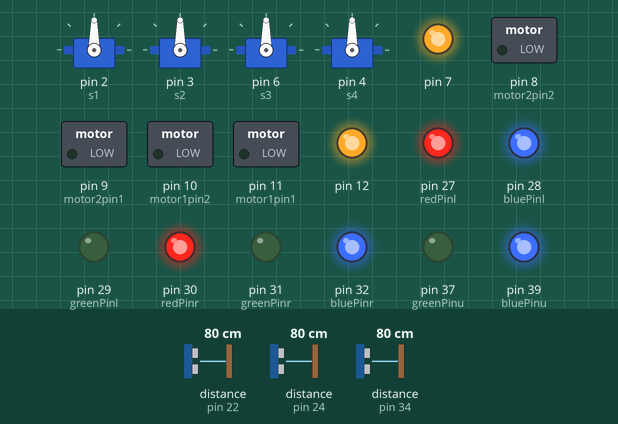
Simulated run of this sketch. Board: Arduino Mega 2560, built with avr-gcc and run on an emulated ATmega2560. On the bench: 4 × servo, switched loads named in the sketch (green lamp = pin HIGH), output pins drawn as LEDs (lit = HIGH). Wiring (inferred from the names in the program): 3 × ultrasonic range finder: trigger pin 23, echo pin 22 / trigger pin 25, echo pin 24 / trigger pin 35, echo pin 34. The inputs (shaded band) are chosen by the test bench; at power-on: distance to the obstacle (sensors on pin 22, pin 24, pin 34) 80 cm. The echo pulse lasts 58.3 µs per cm; pins used as bus, display or sensor lines are not drawn.

Above: at 1.2 s.
1.3 s: distance to the obstacle (sensor on pin 22) set to 23 cm
2.8 s: distance to the obstacle (sensor on pin 22) set to 19 cm
At 3.3 s:
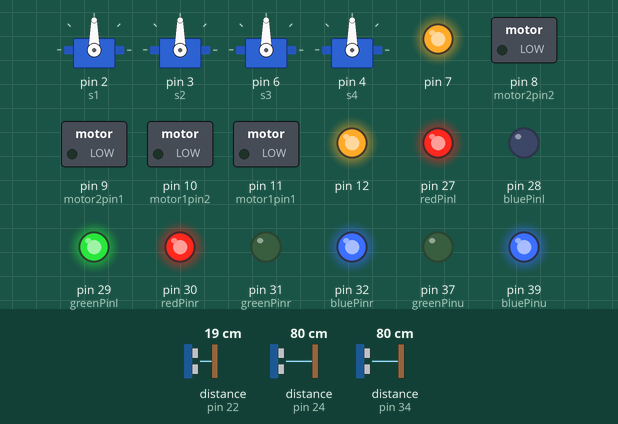
4.3 s: distance to the obstacle (sensor on pin 24) set to 22 cm
5.8 s: distance to the obstacle (sensor on pin 24) set to 19 cm
At 6.6 s:
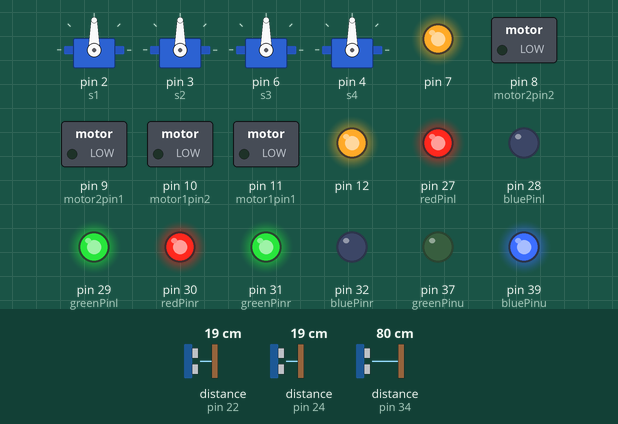
7.3 s: distance to the obstacle (sensor on pin 34) set to 23 cm
8.8 s: distance to the obstacle (sensor on pin 34) set to 18 cm
At 10.2 s:
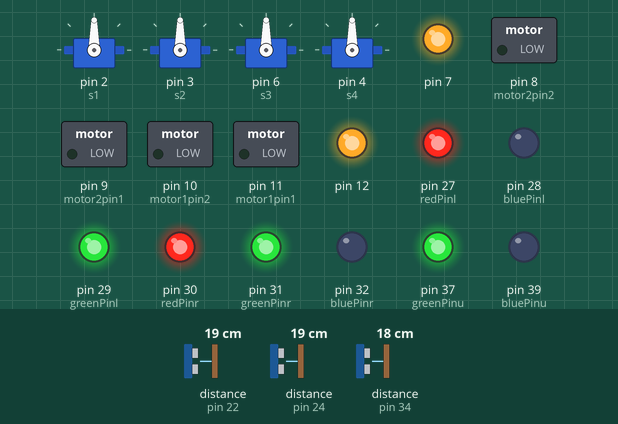
Timing chart, 0 to 11.3 s (numbered marks = the images above; inputs shaded):
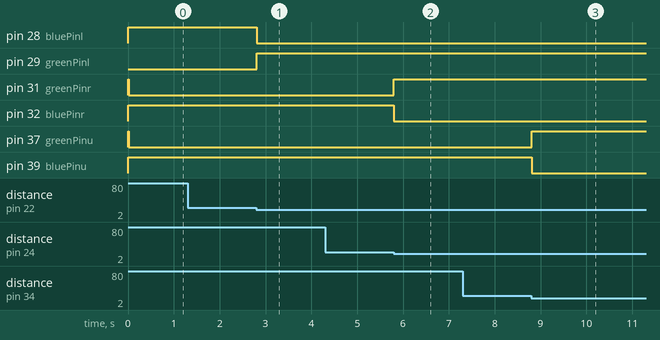

The sketch:

FinalMain_LED.ino
```cpp
#include <Servo.h>
Servo s1;
Servo s2;                          // create servo object to control a servo
Servo s3;                          // create servo object to control a servo
Servo s4;                          // create servo object to control a servo
int posn = 0;
int motor1pin1 = 11;
int motor1pin2 = 10;

int motor2pin1 = 9;
int motor2pin2 = 8;

#define SOUND_SPEED 0.034

#define FORWARD 'F'
#define BACKWARD 'B'
#define LEFT 'L'
#define RIGHT 'R'
#define CIRCLE 'C'
#define CROSS 'X'
#define TRIANGLE 'T'
#define SQUARE 'S'
#define START 'A'
#define PAUSE 'P'
#define RELEASE 'Rel'

#define TRIG_PINl 23
#define ECHO_PINl 22
int redPinl = 27;
int greenPinl = 29;
int bluePinl = 28;

#define TRIG_PINr 25
#define ECHO_PINr 24
int redPinr = 30;
int greenPinr = 31;
int bluePinr = 32;

int buzzerPin = 33;

#define TRIG_PINu 35
#define ECHO_PINu 34
int redPinu = 36;
int greenPinu = 37;
int bluePinu = 39;

void setup() {
  Serial.begin(9600);  // Set the baud rate for serial communication
  // Initialize any other necessary setup code here
  s1.attach (2);
  s2.attach (3);
  s3.attach (6);
  s4.attach (4);

  pinMode(buzzerPin, OUTPUT);

  pinMode(motor1pin1, OUTPUT);
  pinMode(motor1pin2, OUTPUT);
  pinMode(motor2pin1, OUTPUT);
  pinMode(motor2pin2, OUTPUT);

  analogWrite(12, 255);
  analogWrite(7, 255);

  pinMode(TRIG_PINl, OUTPUT);
  pinMode(ECHO_PINl, INPUT);
  pinMode(TRIG_PINr, OUTPUT);
  pinMode(ECHO_PINr, INPUT);
  pinMode(TRIG_PINu, OUTPUT);
  pinMode(ECHO_PINu, INPUT);

  pinMode(redPinl, OUTPUT);
  pinMode(greenPinl, OUTPUT);
  pinMode(bluePinl, OUTPUT);
  digitalWrite(redPinl, HIGH);
  digitalWrite(greenPinl, HIGH);
  digitalWrite(bluePinl, HIGH);

  pinMode(redPinr, OUTPUT);
  pinMode(greenPinr, OUTPUT);
  pinMode(bluePinr, OUTPUT);
  digitalWrite(redPinr, HIGH);
  digitalWrite(greenPinr, HIGH);
  digitalWrite(bluePinr, HIGH);

  pinMode(redPinu, OUTPUT);
  pinMode(greenPinu, OUTPUT);
  pinMode(bluePinu, OUTPUT);
  digitalWrite(redPinu, HIGH);
  digitalWrite(greenPinu, HIGH);
  digitalWrite(bluePinu, HIGH);
}

void loop() {
  if (Serial.available()) {
    char command = Serial.read();
    executeCommand(command);
  }
  // Continue with other tasks in your main loop

  digitalWrite(TRIG_PINl, LOW);
  delayMicroseconds(5);
  digitalWrite(TRIG_PINl, HIGH);
  delayMicroseconds(10);
  digitalWrite(TRIG_PINl, LOW);
  long durationl = pulseIn(ECHO_PINl, HIGH);
  float distancel = (durationl * SOUND_SPEED) / 2;
  if (distancel < 10){
    setColorl(255, 0, 0);
  }
  else if (distancel > 10 && distancel < 20){
    setColorl(0, 0, 255);
  }
  else {
    setColorl(0,255,0);
  }

  digitalWrite(TRIG_PINu, LOW);
  delayMicroseconds(5);
  digitalWrite(TRIG_PINu, HIGH);
  delayMicroseconds(10);
  digitalWrite(TRIG_PINu, LOW);
  long durationu = pulseIn(ECHO_PINu, HIGH);
  float distanceu = (durationu * SOUND_SPEED) / 2;
  if (distanceu < 10){
    setColoru(255, 0, 0);
  }
  else if (distanceu > 10 && distanceu < 20){
    setColoru(0, 0, 255);
  }
  else {
    setColoru(0,255,0);
  }

  digitalWrite(TRIG_PINr, LOW);
  delayMicroseconds(5);
  digitalWrite(TRIG_PINr, HIGH);
  delayMicroseconds(10);
  digitalWrite(TRIG_PINr, LOW);
  long durationr = pulseIn(ECHO_PINr, HIGH);
  float distancer = (durationr * SOUND_SPEED) / 2;
  if (distancer < 10){
    setColorr(255, 0, 0);
  }
  else if (distancer > 10 && distancer < 20){
    setColorr(0, 0, 255);
  }
  else {
    setColorr(0,255,0);
  }

  if (distancel < 10 || distancer < 10 || distanceu < 10){
    digitalWrite(buzzerPin, HIGH);
  }
  else {
    digitalWrite(buzzerPin, LOW);
  }

}

void executeCommand(char command) {
  switch (command) {
    case RELEASE:
      digitalWrite(motor1pin1, LOW);
      digitalWrite(motor1pin2, LOW);

      digitalWrite(motor2pin1, LOW);
      digitalWrite(motor2pin2, LOW);
      break;
    case FORWARD:
      // Perform action for moving forward
      digitalWrite(motor1pin1,   HIGH);
      digitalWrite(motor1pin2, LOW);

      digitalWrite(motor2pin1, HIGH);
      digitalWrite(motor2pin2, LOW);
      break;
    case BACKWARD:
      // Perform action for moving backward
      digitalWrite(motor1pin1, LOW);
      digitalWrite(motor1pin2, HIGH);

      digitalWrite(motor2pin1, LOW);
      digitalWrite(motor2pin2, HIGH);
      break;
    case LEFT:
      // Perform action for turning left

      s3.write(50);
      delay(2000);
      s4.write(0);
      //digitalWrite(motor1pin1, LOW);
      //digitalWrite(motor1pin2, HIGH);
      //digitalWrite(motor2pin1, HIGH);
      //digitalWrite(motor2pin2, LOW);
      break;
    case RIGHT:
      // Perform action for turning right

      s3.write(50);
      delay(2000);
      s4.write(180);
      //digitalWrite(motor1pin1, HIGH);
      //digitalWrite(motor1pin2, LOW);
      //digitalWrite(motor2pin1, LOW);
      //digitalWrite(motor2pin2, HIGH);
      break;
    case CIRCLE:
      // Perform action for Close
      s1.write(90);
      s2.write(0);
      break;
    case CROSS:
      // Perform action for immediate stop or crossing
      s3.write(50);
      break;
    case TRIANGLE:
      // Perform action for toggling a state (e.g., LED on/off)
      s3.write(160);
      break;
    case SQUARE:
      // Perform action for Pick Up
      s1.write(0);
      s2.write(90);
      break;
    case START:
      // Perform action for starting a process or operation
      break;
    case PAUSE:
      // Perform action for pausing a process or operation
      digitalWrite(motor1pin1, LOW);
      digitalWrite(motor1pin2, LOW);

      digitalWrite(motor2pin1, LOW);
      digitalWrite(motor2pin2, LOW);
      break;
    default:
      break;
  }
}

void setColorl(int redValuel, int greenValuel, int blueValuel) {
  // Common anode RGB LED uses inverted logic, LOW is on, HIGH is off
  analogWrite(redPinl, 255 - redValuel);
  analogWrite(greenPinl, 255 - greenValuel);
  analogWrite(bluePinl, 255 - blueValuel);
}

void setColorr(int redValuer, int greenValuer, int blueValuer) {
  // Common anode RGB LED uses inverted logic, LOW is on, HIGH is off
  analogWrite(redPinr, 255 - redValuer);
  analogWrite(greenPinr, 255 - greenValuer);
  analogWrite(bluePinr, 255 - blueValuer);
}

void setColoru(int redValueu, int greenValueu, int blueValueu) {
  // Common anode RGB LED uses inverted logic, LOW is on, HIGH is off
  analogWrite(redPinu, 255 - redValueu);
  analogWrite(greenPinu, 255 - greenValueu);
  analogWrite(bluePinu, 255 - blueValueu);
}
```

Measured:
- the behaviour switches between 21 and 20 cm on distance to the obstacle (sensor on pin 22) (found by bisection; images 0 and 1)
- the behaviour switches between 21 and 20 cm on distance to the obstacle (sensor on pin 24) (found by bisection; images 1 and 2)
- the behaviour switches between 21 and 20 cm on distance to the obstacle (sensor on pin 34) (found by bisection; images 2 and 3)
- after the input at 1.3 s, every drawn part: stays the same
- after the input at 2.8 s, pin 28 (bluePinl): HIGH → LOW at once; pin 29 (greenPinl): LOW → HIGH at once
- after the input at 4.3 s, every drawn part: stays the same
- after the input at 5.8 s, pin 31 (greenPinr): LOW → HIGH at once; pin 32 (bluePinr): HIGH → LOW at once
- after the input at 7.3 s, every drawn part: stays the same
- after the input at 8.8 s, pin 37 (greenPinu): LOW → HIGH at once; pin 39 (bluePinu): HIGH → LOW at once
